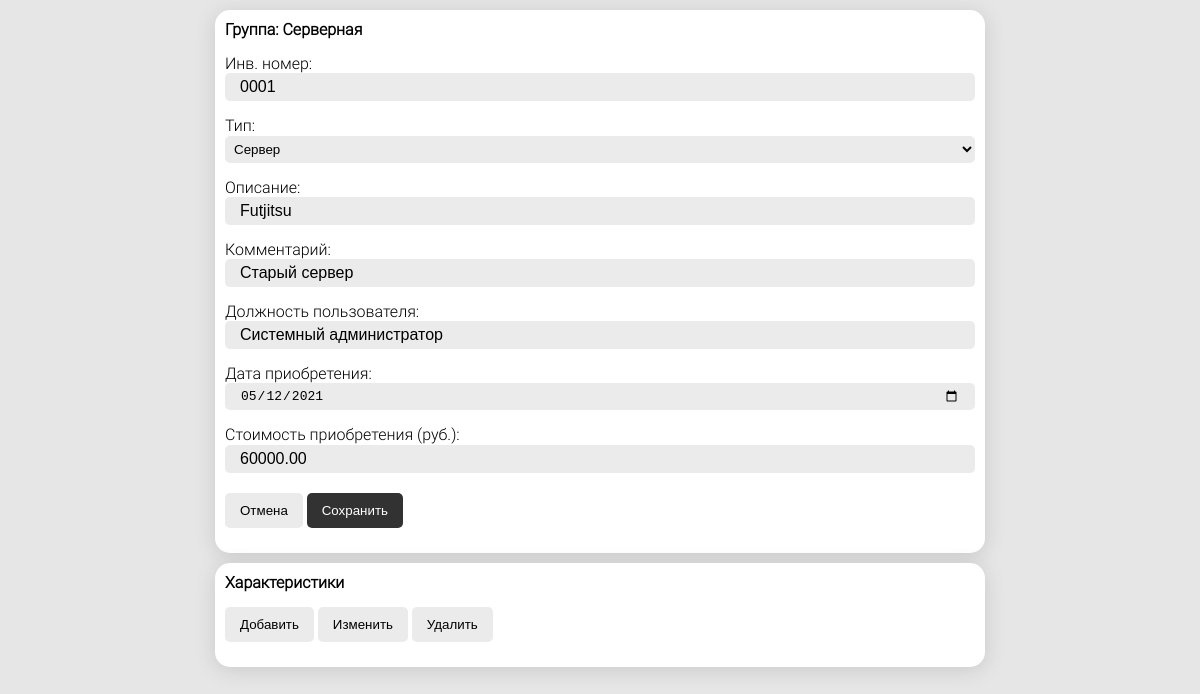
Page /equipment_card/2/ (signed in) on the committed database.
### main/models.py (models this page shows, shortened)
class EquipmentCard(models.Model):
    group = models.ForeignKey(Group, verbose_name='Группа', on_delete=models.CASCADE)
    equipment_type = models.ForeignKey('EquipmentType', verbose_name='Тип оборудования', on_delete=models.CASCADE)
    inv_number = models.CharField(max_length=100, verbose_name='Инвентарный номер', null=True, blank=True)
    title = models.CharField(max_length=1000, verbose_name='Описание', null=True, blank=True)
    comment = models.TextField(verbose_name='Комментарий', null=True, blank=True)
    worker = models.CharField(max_length=1000, verbose_name='Пользователь оборудования', null=True, blank=True)
    purchase_date = models.DateField(verbose_name='Дата приобретения', null=True, blank=True)
    price = models.DecimalField(max_digits=15, decimal_places=2, verbose_name='Стоимость', null=True, blank=True)
    class Meta:
        verbose_name = 'Учетная карточка'
        verbose_name_plural = 'Учетные карточки'

class Group(models.Model):
    title = models.CharField(max_length=1024, verbose_name='Наименование')
    user = models.ForeignKey(User, verbose_name='Пользователь', on_delete=models.CASCADE)
    group = models.ForeignKey(
        'self',
        verbose_name='Группа',
        related_name='child_groups',
        on_delete=models.CASCADE,
        null=True,
        blank=True,
        default=None
    )
    class Meta:
        verbose_name = 'Группа'
        verbose_name_plural = 'Группы'
        ordering = ['title']

### main/views.py (the view)
# urls.py: path('equipment_card/<int:card_id>/', equipment_card, name='equipment_card'),
@login_required
def equipment_card(request, card_id):
    user = request.user
    try:
        card = EquipmentCard.objects.get(pk=card_id)
    except EquipmentCard.DoesNotExist:
        return Http404()
    if card.group.user != user:
        return Http404()
    types = EquipmentType.objects.filter(user=user)
    context = {
        'equipment_card': card,
        'equipment_types': types
    }
    return render(request, 'main/equipment_card.html', context=context)

### main/templatetags/custom_filters.py (called while the page is built)
def dot(value):
    return str(value).replace(',', '.')

### templates/main/equipment_card.html (shortened to what this page needs)
{% extends 'main/base.html' %}
{% load static %}
{% load custom_filters %}
{% block style %}
    <link rel="stylesheet" href="{% static 'main/css/equipment_card.css' %}">
{% endblock %}
{% block content %}
    <div class="container" id="card_container">
        <form>
            <h1>
                Группа: {{ equipment_card.group.title }}
            </h1>
            <div>
                <label for="inv_number">Инв. номер:</label>
                <input type="text" id="inv_number" name="inv_number" value="{{ equipment_card.inv_number|default_if_none:"" }}">
            </div>
            <div>
                <label for="equipment_type">Тип:</label>
                <select name="equipment_type" id="equipment_type">
                    {% for equipment_type in equipment_types %}
                        {% if equipment_card.equipment_type.id == equipment_type.id %}
                            <option value="{{ equipment_type.id }}" selected>{{ equipment_type.title }}</option>
                        {% else %}
                            <option value="{{ equipment_type.id }}">{{ equipment_type.title }}</option>
                        {% endif %}
                    {% endfor %}
                </select>
            </div>
            <div>
                <label for="title">Описание:</label>
                <input type="text" id="title" name="title" value="{{ equipment_card.title|default_if_none:"" }}">
            </div>
            <div>
                <label for="comment">Комментарий:</label>
                <input type="text" id="comment" name="comment" value="{{ equipment_card.comment|default_if_none:"" }}">
            </div>
            <div>
                <label for="worker">Должность пользователя:</label>
                <input type="text" id="worker" name="worker" value="{{ equipment_card.worker|default_if_none:"" }}">
            </div>
            <div>
                <label for="purchase_date">Дата приобретения:</label>
                <input type="date"
                       id="purchase_date"
                       name="purchase_date"
                       value="{{ equipment_card.purchase_date|date:"Y-m-d" }}"
                >
            </div>
            <div>
                <label for="price">Стоимость приобретения (руб.):</label>
                <input type="text"
                       id="price"
                       name="price"
                       pattern="(\d{0,13})|(\d{0,13}\.\d{0,2})"
                       value="{{ equipment_card.price|default_if_none:""|dot }}"
                >
            </div>
            <div>
                <input type="button" value="Отмена">
                <input type="submit" value="Сохранить">
            </div>
        </form>
    </div>
    <div class="container" id="features_container">
        <h1>Характеристики</h1>
        <div>
            <input type="button" id="create_feature_btn" value="Добавить">
            <input type="button" id="edit_feature_btn" value="Изменить">
            <input type="button" id="remove_feature_btn" value="Удалить">
        </div>
    </div>
{% endblock %}

### main/static/main/css/base.css (style rules this page uses)
body { background-color: rgb(230, 230, 230); padding: 10px; }
input[type=text], input[type=password], input[type=email], input[type=date] { padding: 5px 15px; outline: none; border: none; background-color: rgb(235, 235, 235); border-radius: 5px; font-size: 1em; width: 100%; box-sizing: border-box; }
input[type=submit], input[type=button] { padding: 10px 15px; border: none; cursor: pointer; border-radius: 5px; }
input[type=submit] { background-color: rgb(50, 50, 50); color: white; margin-top: 5px; }
input[type=button] { background-color: rgb(235, 235, 235); color: black; }
select { width: 100%; padding: 5px; border: none; outline: none; border-radius: 5px; background-color: rgb(235, 235, 235); }

### main/static/main/css/equipment_card.css (style rules this page uses)
.container { max-width: 750px; margin: auto; padding: 10px; background-color: white; box-shadow: 0 3px 20px rgba(90, 90, 90, 0.2); border-radius: 15px; overflow: auto; font-family: "Roboto Light", Arial, SansSerif; }
.container:not(:first-child) { margin-top: 10px; }
.container div, dialog div { margin: 15px 0; }

### rows in the picture
EquipmentCard: group "Серверная", inv_number "0001", title "Futjitsu", comment "Старый сервер", worker "Системный администратор", purchase_date "05/12/2021", price "60000.00"

### other values in the picture
form field equipment_type "Сервер"
